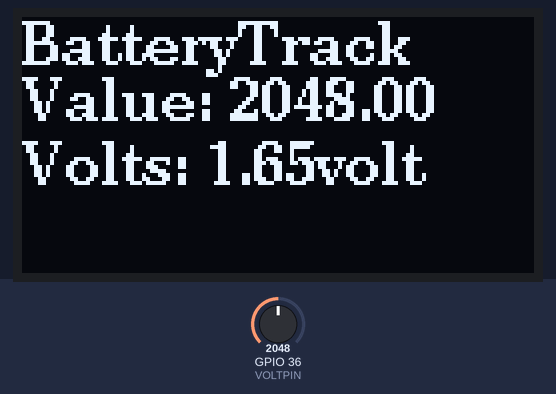
A sketch run on a simulated ESP32. Parts: 128×64 one-colour display. The test bench sets the inputs (shaded band); at power-on: GPIO 36 (VOLTPIN) = 2048.

Above: at 1.2 s.
1.3 s: GPIO 36 (VOLTPIN) set to 2866
At 2.2 s:
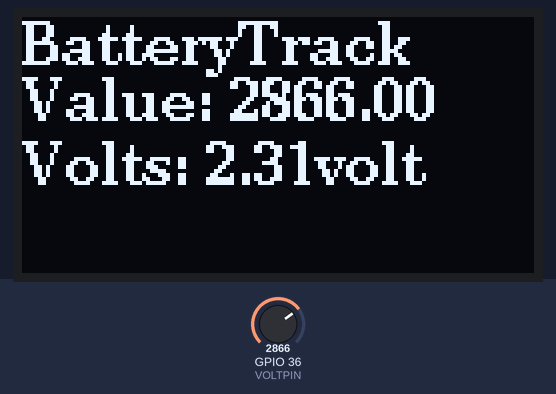
2.8 s: GPIO 36 (VOLTPIN) set to 3603
At 4.0 s:
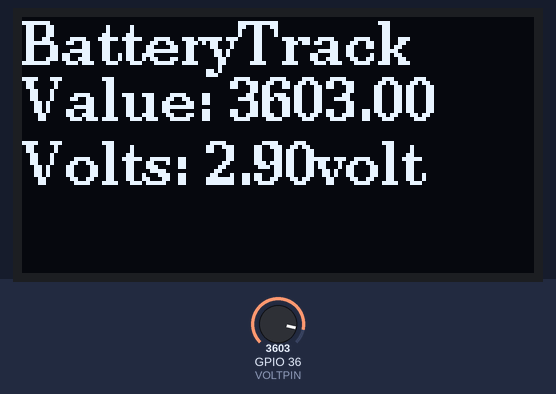
4.3 s: GPIO 36 (VOLTPIN) set to 4095
At 5.1 s:
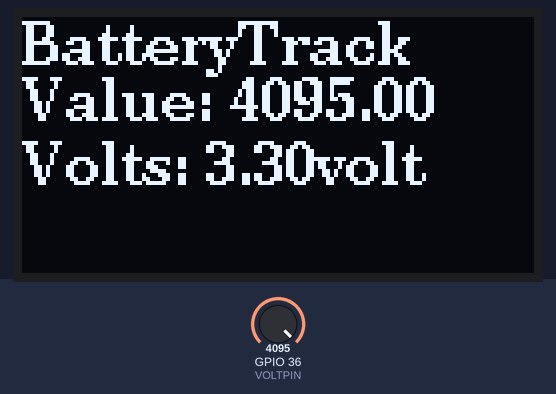
Timing chart, 0 to 7.3 s (numbered marks = the images above; inputs shaded):
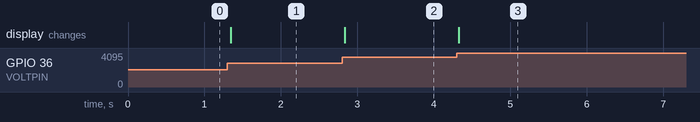

Measured:
- after the input at 1.3 s, the display: changes at once (image 1)
- after the input at 2.8 s, the display: changes at once (image 2)
- after the input at 4.3 s, the display: changes at once (image 3)

The sketch:

TTGO_BatteryTrack.ino
```cpp
/* Example from Sandeep Mistry
 * With mods from AliExpress/LilyGo docs
 * For TTGo ESP32 LoRa-OLED board
 * http://www.lilygo.cn/down_view.aspx?TypeId=11&Id=78&Fid=t14:11:14
 * Based on SX1276 LoRa Radio
 * http://www.semtech.com/apps/product.php?pn=SX1276
 * RMB 29Nov2017
 */

#include <SPI.h>
#include <U8g2lib.h>   // https://github.com/olikraus/U8g2_Arduino

#define OFF 0   // For LED
#define ON 1

// I2C OLED u8g2 works with SSD1306 driver
#define OLED_SDA 4
#define OLED_SCL 15
#define OLED_RST 16

U8G2_SSD1306_128X64_NONAME_F_SW_I2C u8g2(U8G2_R0, /* clock=*/ OLED_SCL, /* data=*/ OLED_SDA, /* reset=*/ OLED_RST); // Full framebuffer, SW I2C

//VARIABLES
float value;
float volt;
int VOLTPIN = A0;

void setup() {

  //Begins
  Serial.begin(9600);
  while (!Serial);
  pinMode(VOLTPIN, INPUT);

  //Display begin
  u8g2.begin();
  u8g2.enableUTF8Print();    // enable UTF8 support for the Arduino print() function
  u8g2.setFont(u8g2_font_ncenB10_tr);


}

void loop() {

  //¡¡COMPRAR ZÉNER!!

  value = analogRead(VOLTPIN);
  volt = value / 4095 * 3.3; //Valor entre 0 - 3.3V

  // u8g2 Info
  u8g2.clearBuffer();
  u8g2.setCursor(0,12); u8g2.print("BatteryTrack");
  u8g2.setCursor(0,26); u8g2.print("Value: ");u8g2.print(value);
  u8g2.setCursor(0,42); u8g2.print("Volts: ");u8g2.print(volt);u8g2.print("volt");
  u8g2.sendBuffer();


}
```
